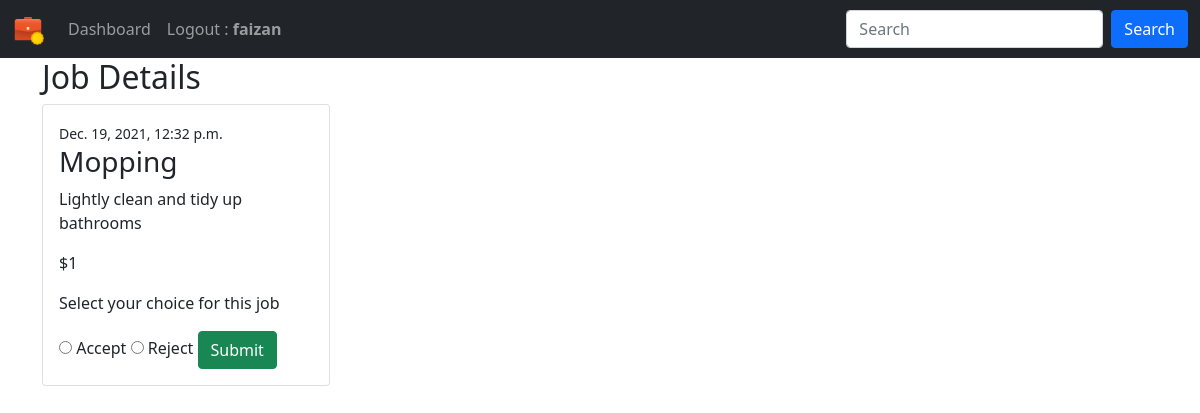
Screenshot of /4/ (signed in) with the database file from the repository.
### jobs/models.py (models this page shows, shortened)
class JobPost(models.Model):
    job_title = models.CharField(max_length=200)
    publish_date = models.DateTimeField('date published')
    job_detail = models.CharField(max_length=200)
    job_price = models.IntegerField(default=0)
    job_taken = models.BooleanField(default=False)
    job_done = models.BooleanField(default=False)
    job_done_date = models.DateTimeField('date job completed', null=True, blank=True)
    job_taker = models.ForeignKey(User, on_delete=models.CASCADE, null=True, blank=True)

### jobs/views.py (the view)
# urls.py: path('<int:pk>/', views.detail, name='detail'),
@login_required
def detail(request, pk):
    print(pk)
    detail = get_object_or_404(JobPost, pk=pk)
    template = loader.get_template('jobs/detail.html')
    if request.user == 'AnonymousUser':
        usr = "None"
    else:
        usr = request.user
    context = {
    'detail': detail,
    'user': usr, }
    return HttpResponse(template.render(context, request))

### jobs/templates/jobs/detail.html (shortened to what this page needs)
{% extends "jobs/base.html" %}
{% block user %}
<strong>{{user}}</strong>
    {% endblock user %}
{% block content %}
<h2>Job Details</h2>
{% if detail %}
<div class="card mb-4 " style="width: 18rem;">
    <div class="card-body">
        <small class="card-text">{{detail.publish_date}}</small>
        <h3 class="card-title">{{ detail.job_title }}</h3>
        <p>{{detail.job_detail}}</p>
        <p>${{detail.job_price}}</p>
    <form action="{% url 'jobs:payments' %}" method='post'>
        <p> Select your choice for this job</p>
        <input type="radio" id="accept" name="Choice" value="{{detail.id}}">
        <label for="accept"> Accept</label>
        <input type="radio" id="reject" name="Choice" value="-2">
        <label for="reject"> Reject</label>
        <input type="submit" value="Submit" class="btn btn-success">
    </form>
    </div>
</div>
{% else %}
    <div class="card-body">
        <h2 class="card-title">No data available.</h2>
        </div>
    {% endif %}
    {% endblock content %}

### rows the page displays
JobPost: publish_date "Dec. 19, 2021, 12:32 p.m.", job_title "Mopping", job_detail "Lightly clean and tidy up bathrooms", job_price "1"

### other values shown
{{ user }} "faizan"
